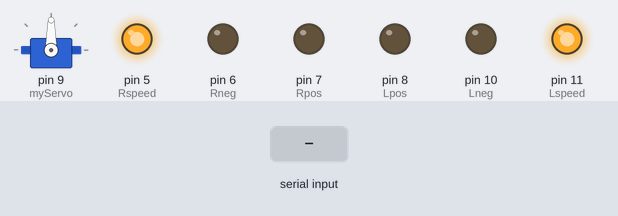
This sketch was run on a simulated Arduino Uno, built with avr-gcc and run on an emulated ATmega328P. Shown: servo, output pins drawn as LEDs (lit = HIGH). The test bench sets the inputs (shaded band).

Above: at 1.2 s.
1.3 s: "C" received over Serial
At 2.0 s:
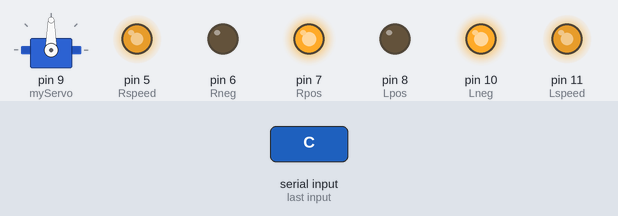
2.8 s: "D" received over Serial
At 3.1 s:
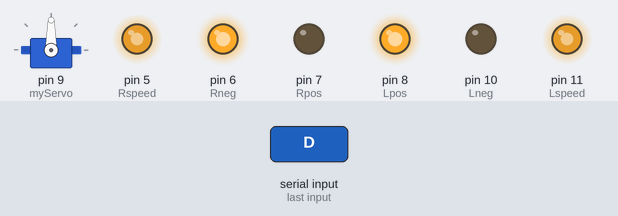
4.3 s: "G" received over Serial
At 5.5 s:
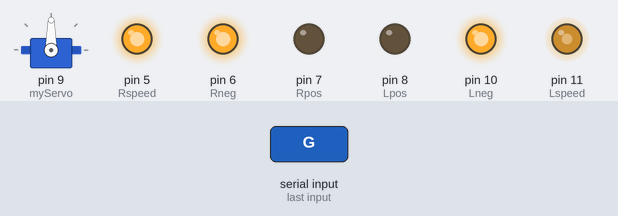
5.8 s: "H" received over Serial
At 6.6 s:
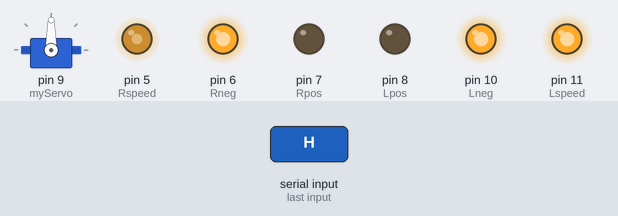
7.3 s: "A90\n" received over Serial
At 7.8 s:
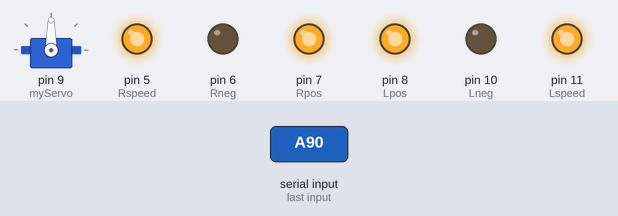
8.8 s: "E90\n" received over Serial
At 10.1 s:
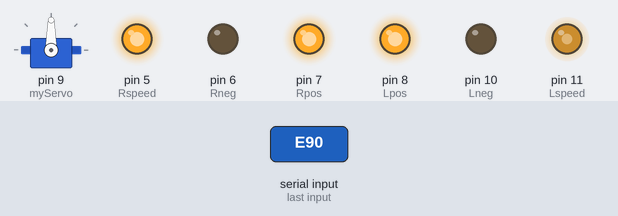
Timing chart, 0 to 11.3 s (numbered marks = the images above; inputs shaded):
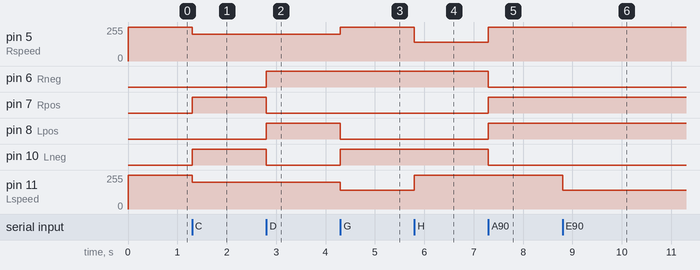

Measured:
- after the input at 1.3 s, pin 5 (Rspeed), pin 11 (Lspeed): 255/255 → 200/255 at once; pin 7 (Rpos), pin 10 (Lneg): LOW → HIGH at once
- after the input at 2.8 s, pin 6 (Rneg), pin 8 (Lpos): LOW → HIGH at once; pin 7 (Rpos), pin 10 (Lneg): HIGH → LOW at once
- after the input at 4.3 s, pin 5 (Rspeed): 200/255 → 255/255 at once; pin 8 (Lpos): HIGH → LOW at once; pin 10 (Lneg): LOW → HIGH at once; pin 11 (Lspeed): 200/255 → 140/255 at once
- after the input at 5.8 s, pin 5 (Rspeed): 255/255 → 140/255 at once; pin 11 (Lspeed): 140/255 → 255/255 at once
- after the input at 7.3 s, pin 5 (Rspeed): 140/255 → 255/255 at once; pin 6 (Rneg), pin 10 (Lneg): HIGH → LOW at once; pin 7 (Rpos), pin 8 (Lpos): LOW → HIGH at once
- after the input at 8.8 s, pin 11 (Lspeed): 255/255 → 140/255 at once

The sketch:

arduinoUnoCode.ino
```cpp
#include<Wire.h>
#include<Servo.h>


Servo myServo;

int Buzzer=3, Rspeed=5, Rneg=6, Rpos=7, Lpos=8, servoPin=9, Lneg=10, Lspeed=11, Trig=12, Echo=13, blockForwardMoves=0, currentServo=90, assistedMode=0;

int finalInt=20, crashOffset=5;

int crashZone=finalInt + crashOffset;

char currentMove='S';

void setup()
{
  Serial.begin(115200);
  myServo.attach(9);
  pinMode(Trig,OUTPUT);
  pinMode(Echo,INPUT);
  pinMode(Buzzer,OUTPUT);
  pinMode(Rspeed,OUTPUT);
  pinMode(Lspeed,OUTPUT);
  pinMode(Rpos,OUTPUT);
  pinMode(Rneg,OUTPUT);
  pinMode(Lpos,OUTPUT);
  pinMode(Lneg,OUTPUT);
  digitalWrite(Rspeed,HIGH);
  digitalWrite(Lspeed,HIGH);
  digitalWrite(Trig,LOW);
  while(!Serial);
}

void loop()
{
  char charRead;
  while(!Serial.available())
  {
    if(assistedMode==1)
    {
      if (currentMove=='A')
      {
        if(currentServo!=90)
        {
          myServo.write(90);
          currentServo=90;
        }
        digitalWrite(Trig,LOW);
        delayMicroseconds(2);
        digitalWrite(Trig,HIGH);
        delayMicroseconds(10);
        digitalWrite(Trig,LOW);
        float duration=pulseIn(Echo,HIGH);
        float distance=(duration/2)*0.0343;
        if (distance<=crashZone)
        {
          digitalWrite(Rpos,LOW);
          digitalWrite(Rneg,LOW);
          digitalWrite(Lpos,LOW);
          digitalWrite(Lneg,LOW);
          blockForwardMoves=1;
          currentMove='S';
          tone(Buzzer,2000,1000);
        }
      }
      else if (currentMove=='E')
      {
        if(currentServo!=130)
        {
          myServo.write(130);
          currentServo=130;
        }
        digitalWrite(Trig,LOW);
        delayMicroseconds(2);
        digitalWrite(Trig,HIGH);
        delayMicroseconds(10);
        digitalWrite(Trig,LOW);
        float duration=pulseIn(Echo,HIGH);
        float distance=(duration/2)*0.0343;
        if (distance<=crashZone)
        {
          digitalWrite(Rpos,LOW);
          digitalWrite(Rneg,LOW);
          digitalWrite(Lpos,LOW);
          digitalWrite(Lneg,LOW);
          blockForwardMoves=1;
          currentMove='S';
          tone(Buzzer,2000,1000);
        }
      }
      else if (currentMove=='F')
      {
        if(currentServo!=50)
        {
          myServo.write(50);
          currentServo=50;
        }
        digitalWrite(Trig,LOW);
        delayMicroseconds(2);
        digitalWrite(Trig,HIGH);
        delayMicroseconds(10);
        digitalWrite(Trig,LOW);
        float duration=pulseIn(Echo,HIGH);
        float distance=(duration/2)*0.0343;
        if (distance<=crashZone)
        {
          digitalWrite(Rpos,LOW);
          digitalWrite(Rneg,LOW);
          digitalWrite(Lpos,LOW);
          digitalWrite(Lneg,LOW);
          blockForwardMoves=1;
          currentMove='S';
          tone(Buzzer,2000,1000);
        }
      }
    }
  }
  charRead=Serial.read();

  if(charRead=='S')  // STOP
    {
      digitalWrite(Rpos,LOW);
      digitalWrite(Rneg,LOW);
      digitalWrite(Lpos,LOW);
      digitalWrite(Lneg,LOW);
    }
  else if(charRead=='A')  // FORWARD
    {
      if(blockForwardMoves==0)
      {
        digitalWrite(Rpos,HIGH);
        digitalWrite(Rneg,LOW);
        digitalWrite(Lpos,HIGH);
        digitalWrite(Lneg,LOW);
        analogWrite(Lspeed,255);
        analogWrite(Rspeed,255);
      }
    }
  else if(charRead=='B')  //BACKWARD
    {
      noTone(Buzzer);
      digitalWrite(Rpos,LOW);
      digitalWrite(Rneg,HIGH);
      digitalWrite(Lpos,LOW);
      digitalWrite(Lneg,HIGH);
      analogWrite(Rspeed,255);
      analogWrite(Lspeed,255);
      if(currentServo!=90)
      {
        myServo.write(90);
        currentServo=90;
      }
      blockForwardMoves=0;
    }
  else if(charRead=='C')  //LEFT
    {
      noTone(Buzzer);
      digitalWrite(Rpos,HIGH);
      digitalWrite(Rneg,LOW);
      digitalWrite(Lpos,LOW);
      digitalWrite(Lneg,HIGH);
      analogWrite(Rspeed,200);
      analogWrite(Lspeed,200);
      if(currentServo!=90)
      {
        myServo.write(90);
        currentServo=90;
      }
      blockForwardMoves=0;
    }
  else if(charRead=='D')   //RIGHT
    {
      noTone(Buzzer);
      digitalWrite(Rpos,LOW);
      digitalWrite(Rneg,HIGH);
      digitalWrite(Lpos,HIGH);
      digitalWrite(Lneg,LOW);
      analogWrite(Rspeed,200);
      analogWrite(Lspeed,200);
      if(currentServo!=90)
      {
        myServo.write(90);
        currentServo=90;
      }
      blockForwardMoves=0;
    }
  else if(charRead=='E')   //FRONTLEFT
    {
      if(blockForwardMoves==0)
      {
        digitalWrite(Rpos,HIGH);
        digitalWrite(Rneg,LOW);
        digitalWrite(Lpos,HIGH);
        digitalWrite(Lneg,LOW);
        analogWrite(Rspeed,255);
        analogWrite(Lspeed,140);
      }
    }
  else if(charRead=='F')   //FRONTRIGHT
    {
      if(blockForwardMoves==0)
      {
        digitalWrite(Rpos,HIGH);
        digitalWrite(Rneg,LOW);
        digitalWrite(Lpos,HIGH);
        digitalWrite(Lneg,LOW);
        analogWrite(Rspeed,140);
        analogWrite(Lspeed,255);
      }
    }
  else if(charRead=='G')   //BACKLEFT
    {
      noTone(Buzzer);
      digitalWrite(Rpos,LOW);
      digitalWrite(Rneg,HIGH);
      digitalWrite(Lpos,LOW);
      digitalWrite(Lneg,HIGH);
      analogWrite(Rspeed,255);
      analogWrite(Lspeed,140);
      if(currentServo!=90)
      {
        myServo.write(90);
        currentServo=90;
      }
      blockForwardMoves=0;
    }
  else if(charRead=='H')   //BACKRIGHT
    {
      noTone(Buzzer);
      digitalWrite(Rpos,LOW);
      digitalWrite(Rneg,HIGH);
      digitalWrite(Lpos,LOW);
      digitalWrite(Lneg,HIGH);
      analogWrite(Rspeed,140);
      analogWrite(Lspeed,255);
      if(currentServo!=90)
      {
        myServo.write(90);
        currentServo=90;
      }
      blockForwardMoves=0;
    }
  else if (charRead=='I')    //ASSISTED MODE ON
  {

      myServo.write(90);
      assistedMode=1;
  }
  else if(charRead=='J')      //ASSISTED MODE OFF
  {
      blockForwardMoves=0;
      myServo.write(90);
      assistedMode=0;
  }
  else
  {
    blockForwardMoves=0;
    delay(1);
    finalInt = ((int)charRead - 48);
    if(Serial.available())
    {
      charRead=Serial.read();
      finalInt=((finalInt*10)+((int)charRead-48));
      if(Serial.available())
      {
        charRead=Serial.read();
        finalInt=((finalInt*10)+((int)charRead-48));
        if(Serial.available() or finalInt>400)
        {
          finalInt=400;
          while(Serial.available()){Serial.read();}
        }
      }
    }
  }
  crashZone=finalInt + crashOffset;
  currentMove=charRead;
}
```
